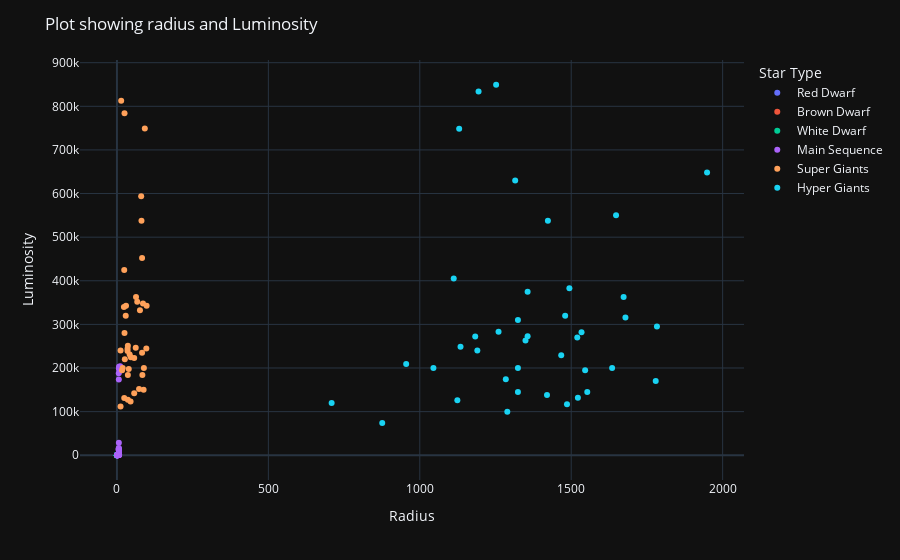

Here is the notebook cell this chart was saved with:
### Code cell
y=data["L"]
x=data["R"]
fig = px.scatter(x=x, y=y ,color=data["Type"], labels={
                     'x': "Radius",
                     'y': "Luminosity",
                     'color':'Star Type'
                     
                 }, template = 'plotly_dark')
fig.update_layout(title='Plot showing radius and Luminosity')
fig.show()
